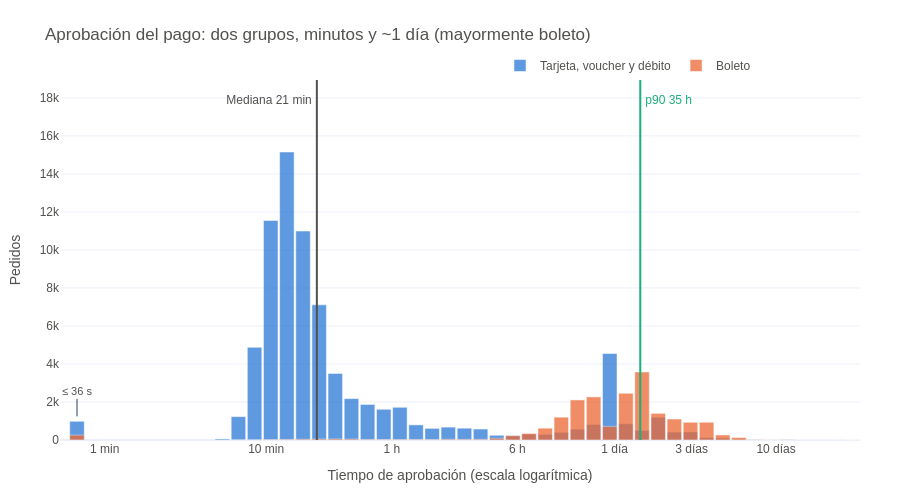

Write notebook code for a chart like this one.
### Markdown cell above
### T2. Aprobación del pago por tipo de pago

En **escala logarítmica** (cada marca del eje multiplica el tiempo) y separada por tipo de pago. Se ven dos grupos: el de minutos (casi todo tarjeta) y el de ~1 día, que es **mayormente boleto pero también incluye tarjetas** (posiblemente pagos revisados o aprobados al día siguiente). La celda imprime cuántas aprobaciones de ~1 día son de cada tipo.

### Code cell
# T2 – Aprobación del pago por tipo de pago (escala logarítmica)
# Intervalos sobre log10(horas). Valores menores a 0.01 h (36 segundos) se agrupan en la primera barra
# para poder usar escala logarítmica (log de 0 no existe).
aprob = (entregadas
         .where(F.col('horas_aprobacion').isNotNull())
         .withColumn('log_h', F.log10(F.greatest(F.col('horas_aprobacion'), F.lit(0.01))))
         .withColumn('pago', F.when(F.col('tipo_pago') == 'boleto', 'Boleto')
                              .otherwise('Tarjeta, voucher y débito')))
ANCHO_L = 0.1
barras_a = histograma(aprob, 'log_h', ANCHO_L, -2, 3, grupo='pago')
r_ap = resumen(entregadas, 'horas_aprobacion')

fig = go.Figure()
for pago, color in [('Tarjeta, voucher y débito', AZUL), ('Boleto', NARANJA)]:
    b = [r for r in barras_a if r['pago'] == pago]
    fig.add_trace(go.Bar(x=[r['bin'] + ANCHO_L / 2 for r in b], y=[r['count'] for r in b],
                         width=ANCHO_L * 0.9, marker_color=color, opacity=0.75, name=pago))
max_a = max(r['count'] for r in barras_a)
fig.update_yaxes(range=[0, max_a * 1.25], title_text='Pedidos')
marcas = [(1 / 60, '1 min'), (10 / 60, '10 min'), (1, '1 h'), (6, '6 h'), (24, '1 día'), (72, '3 días'), (240, '10 días')]
fig.update_xaxes(tickvals=[math.log10(h) for h, _ in marcas], ticktext=[t for _, t in marcas],
                 title_text='Tiempo de aprobación (escala logarítmica)')
for valor, texto, color, lado in [(r_ap['mediana'], f"Mediana {r_ap['mediana'] * 60:.0f} min", TINTA, 'right'),
                                  (r_ap['p90'], f"p90 {r_ap['p90']:.0f} h", VERDE, 'left')]:
    x = math.log10(max(valor, 0.01))
    fig.add_vline(x=x, line_color=color, line_width=2)
    fig.add_annotation(x=x, y=0.97, xref='x', yref='y domain', text=f' {texto} ', showarrow=False,
                       xanchor=lado, font=dict(color=color, size=12))
# Nota de la primera barra (aprobaciones casi instantáneas agrupadas)
primera = sum(r['count'] for r in barras_a if r['bin'] < -1.95)
fig.add_annotation(x=-2 + ANCHO_L / 2, y=primera, text='≤ 36 s', showarrow=True, arrowhead=0,
                   ax=0, ay=-25, font=dict(color=TINTA, size=11))

fig.update_layout(barmode='overlay', bargap=0,
                  title='Aprobación del pago: dos grupos, minutos y ~1 día (mayormente boleto)',
                  legend=dict(orientation='h', yanchor='bottom', y=1.0, x=0.55))
guardar(fig, 'T2_hist_aprobacion_pago.png')

# Cuántas aprobaciones de ~1 día (entre 12 h y 3 días) son boleto y cuántas son tarjeta u otros
dia = (aprob.where((F.col('horas_aprobacion') >= 12) & (F.col('horas_aprobacion') < 72))
            .groupBy('pago').count().collect())
total_dia = sum(r['count'] for r in dia)
for r in dia:
    print(f"Aprobación entre 12 h y 3 días — {r['pago']}: {r['count']:,} ({r['count'] * 100 / total_dia:.0f} %)")

### Figure 1 — Plotly figure (JSON) as saved in the notebook; plotly's stock layout.template omitted (floating-point values rounded to 4 significant figures)
{"data": [{"marker": {"color": "#2a78d6"}, "name": "Tarjeta, voucher y débito", "opacity": 0.75, "type": "bar", "width": 0.09, "x": [-1.95, -1.05, -0.95, -0.85, -0.75, -0.65, -0.55, -0.45, -0.35, -0.25, -0.15, -0.05, 0.05, 0.15, 0.25, 0.35, 0.45, 0.55, 0.65, 0.75, 0.85, 0.95, 1.05, 1.15, 1.25, 1.35, 1.45, 1.55, 1.65, 1.75, 1.85, 1.95, 2.05, 2.15, 2.25, 2.35, 2.45, 2.55, 2.65, 2.85], "y": [985, 57, 1232, 4875, 11553, 15154, 10995, 7113, 3505, 2179, 1871, 1617, 1721, 796, 614, 678, 622, 578, 248, 233, 308, 295, 405, 569, 818, 4550, 854, 507, 1193, 415, 426, 130, 101, 35, 16, 5, 23, 1, 1, 1]}, {"marker": {"color": "#eb6834"}, "name": "Boleto", "opacity": 0.75, "type": "bar", "width": 0.09, "x": [-1.95, -0.95, -0.85, -0.75, -0.65, -0.55, -0.45, -0.35, -0.25, -0.15, -0.05, 0.05, 0.15, 0.25, 0.35, 0.45, 0.55, 0.65, 0.75, 0.85, 0.95, 1.05, 1.15, 1.25, 1.35, 1.45, 1.55, 1.65, 1.75, 1.85, 1.95, 2.05, 2.15, 2.25, 2.35, 2.45, 2.75, 2.85], "y": [259, 2, 3, 21, 30, 40, 51, 57, 50, 30, 25, 22, 29, 26, 39, 35, 35, 91, 225, 345, 623, 1201, 2109, 2270, 717, 2459, 3580, 1402, 1104, 934, 935, 265, 132, 16, 6, 7, 1, 1]}], "layout": {"annotations": [{"font": {"color": "#52514e", "size": 12}, "showarrow": false, "text": " Mediana 21 min ", "x": -0.4643, "xanchor": "right", "xref": "x", "y": 0.97, "yref": "y domain"}, {"font": {"color": "#1baf7a", "size": 12}, "showarrow": false, "text": " p90 35 h ", "x": 1.539, "xanchor": "left", "xref": "x", "y": 0.97, "yref": "y domain"}, {"arrowhead": 0, "ax": 0, "ay": -25, "font": {"color": "#52514e", "size": 11}, "showarrow": true, "text": "≤ 36 s", "x": -1.95, "y": 1244}], "bargap": 0, "barmode": "overlay", "font": {"color": "#52514e", "family": "IBM Plex Sans, Arial, sans-serif"}, "height": 500, "legend": {"orientation": "h", "x": 0.55, "y": 1, "yanchor": "bottom"}, "margin": {"b": 60, "l": 60, "r": 40, "t": 80}, "shapes": [{"line": {"color": "#52514e", "width": 2}, "type": "line", "x0": -0.4643, "x1": -0.4643, "xref": "x", "y0": 0, "y1": 1, "yref": "y domain"}, {"line": {"color": "#1baf7a", "width": 2}, "type": "line", "x0": 1.539, "x1": 1.539, "xref": "x", "y0": 0, "y1": 1, "yref": "y domain"}], "title": {"text": "Aprobación del pago: dos grupos, minutos y ~1 día (mayormente boleto)"}, "width": 900, "xaxis": {"autorange": true, "range": [-2.055, 2.9], "ticktext": ["1 min", "10 min", "1 h", "6 h", "1 día", "3 días", "10 días"], "tickvals": [-1.778, -0.7782, 0, 0.7782, 1.38, 1.857, 2.38], "title": {"text": "Tiempo de aprobación (escala logarítmica)"}, "type": "linear"}, "yaxis": {"range": [0, 18940.0], "title": {"text": "Pedidos"}, "type": "linear"}}}
